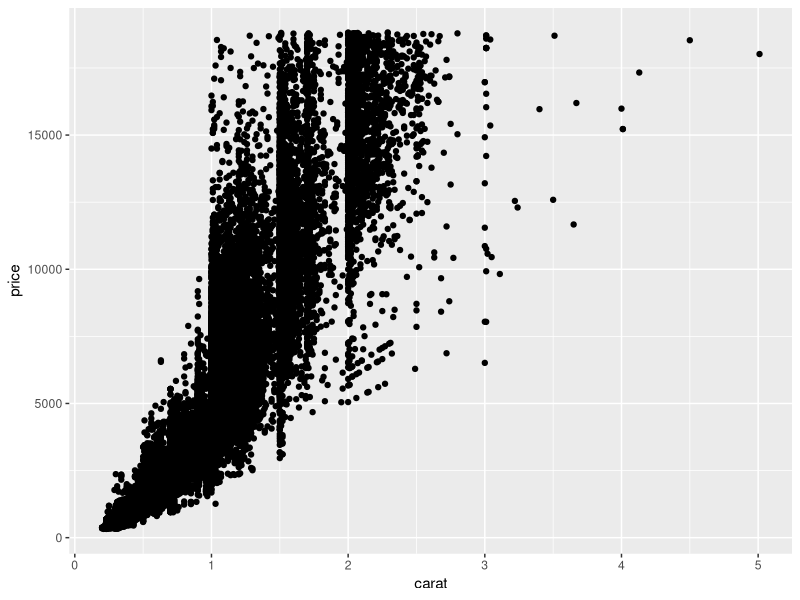
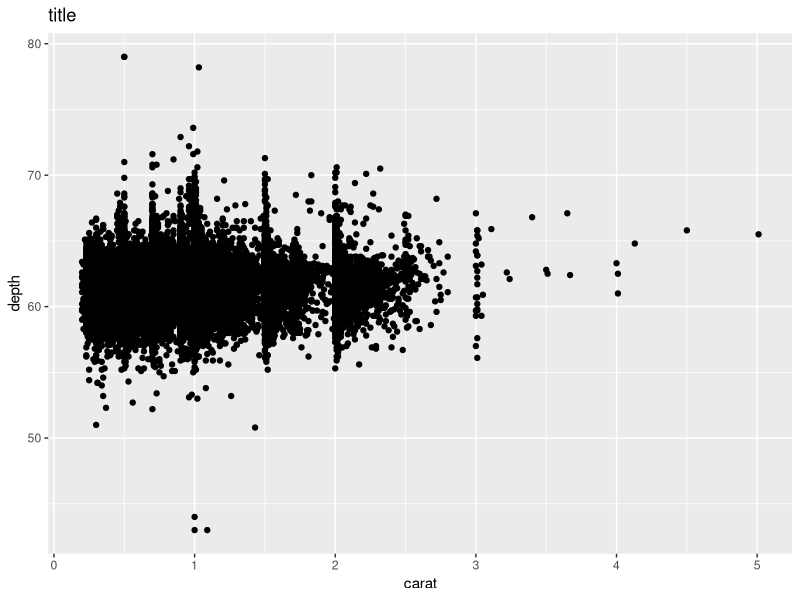

These charts were generated, in order, by the following R code:
## ---- chunk 1
knitr::opts_chunk$set(echo = TRUE)
library(tidyverse)
library(ggplot2)
## ---- chunk 2
### In this code chunk, start with the diamonds dataset (built in to
### ggplot2 package) and create a plot of price vs. carat (or some other
### variables of your choice)

ggplot(data = diamonds, aes(x = carat, y = price)) +
  geom_point()

## ---- chunk 3
### In this code chunk, start with the diamonds dataset (built in to
### ggplot2 package) and create a subset based on filtering, e.g., 
### size greater than 1 carat or cut is "Ideal"

diamonds_set <- diamonds %>% 
  filter(cut == 'Ideal')

## ---- chunk 4


diamond_ham <- diamonds %>% 
  group_by(price, cut) %>% 
  filter(carat > 0.3)

ggplot(data = diamonds, aes(x = carat, y = depth)) +
  geom_point() +
  labs(title = "title")



## ---- chunk 5
### Both partners - delete this comment, then write some code here
### to plot, summarize, calculate something simple using the diamonds
### dataset.


